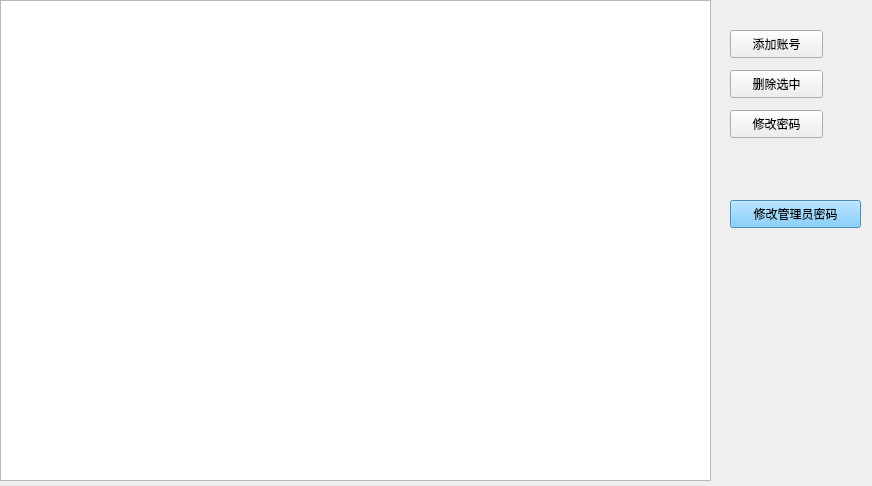
<?xml version="1.0" encoding="UTF-8"?>
<ui version="4.0">
 <class>AccountManageDialog</class>
 <widget class="QWidget" name="AccountManageDialog">
  <property name="geometry">
   <rect>
    <x>0</x>
    <y>0</y>
    <width>872</width>
    <height>486</height>
   </rect>
  </property>
  <property name="windowTitle">
   <string>管理账号</string>
  </property>
  <widget class="QTableWidget" name="tableWidget">
   <property name="geometry">
    <rect>
     <x>0</x>
     <y>0</y>
     <width>711</width>
     <height>481</height>
    </rect>
   </property>
  </widget>
  <widget class="QPushButton" name="addBtn">
   <property name="geometry">
    <rect>
     <x>730</x>
     <y>30</y>
     <width>93</width>
     <height>28</height>
    </rect>
   </property>
   <property name="text">
    <string>添加账号</string>
   </property>
  </widget>
  <widget class="QPushButton" name="delBtn">
   <property name="geometry">
    <rect>
     <x>730</x>
     <y>70</y>
     <width>93</width>
     <height>28</height>
    </rect>
   </property>
   <property name="text">
    <string>删除选中</string>
   </property>
  </widget>
  <widget class="QPushButton" name="editPassBtn">
   <property name="geometry">
    <rect>
     <x>730</x>
     <y>110</y>
     <width>93</width>
     <height>28</height>
    </rect>
   </property>
   <property name="text">
    <string>修改密码</string>
   </property>
  </widget>
  <widget class="QPushButton" name="editAdminPassBtn">
   <property name="geometry">
    <rect>
     <x>730</x>
     <y>200</y>
     <width>131</width>
     <height>28</height>
    </rect>
   </property>
   <property name="styleSheet">
    <string notr="true">background-color: rgb(99, 193, 255);</string>
   </property>
   <property name="text">
    <string>修改管理员密码</string>
   </property>
  </widget>
 </widget>
 <resources/>
 <connections/>
</ui>
